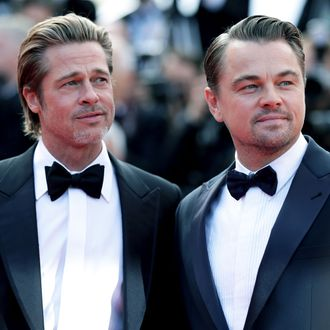
#> input picture image_add.jpg, 330 x 330 px
$ python faceDetect.py
#> lines starting #> are read from the running program, lines starting #| are printed output that depends on the picture; after the words box and inside, x2 and y2 are one past the last pixel; in counts of white or black regions, pixels touching at a corner belong together
import cv2 as cvobj


def run():
    input_image = cvobj.imread('image_add.jpg')
#> input_image is the input picture: shape (330, 330, 3); mean B, G, R 116, 104.6, 103.4
    grayscale_image = cvobj.cvtColor(input_image, cvobj.COLOR_BGR2GRAY)
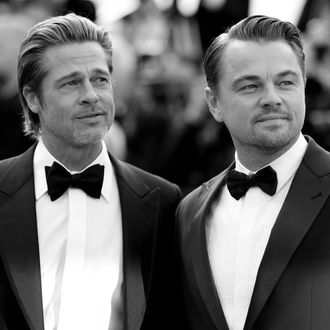
#> grayscale_image: shape (330, 330); min 0, max 255, mean 105.5
    face_cascade = cvobj.CascadeClassifier('haarcascade_frontalface_alt.xml')
    detected_faces = face_cascade.detectMultiScale(grayscale_image)
#> detected_faces = [[46, 49, 83, 83], [225, 49, 90, 90]]

    for (column, row, width, height) in detected_faces:
        cvobj.rectangle(input_image, (column, row), (column + width, row + height), (0, 255, 0), 2)
#> this loop made 2 passes
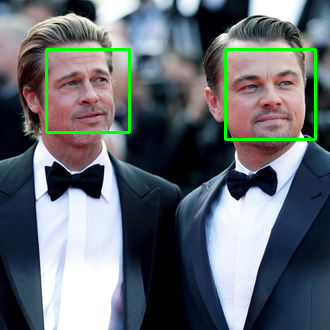
#> input_image: shape (330, 330, 3); 1.9% of pixels changed, all inside (x1, y1, x2, y2) = (45, 48, 317, 141)
    cvobj.imshow('Image', input_image)
    cvobj.waitKey(0)
    cvobj.destroyAllWindows()


if __name__ == '__main__':
    run()

$ run again, with family.jpg copied over image_add.jpg
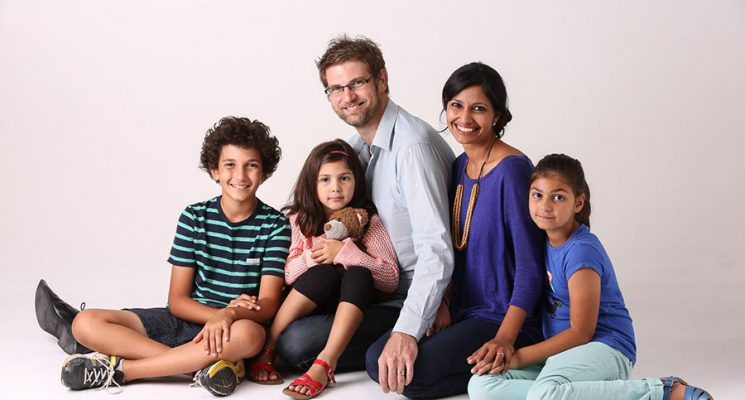
#> input picture family.jpg, 745 x 400 px
#> in run, input_image is the input picture: shape (400, 745, 3); mean B, G, R 168.7, 167, 181.5
#> in run, `grayscale_image = cvobj.cvtColor(input_image, cvobj.COLOR_BGR2GRAY)`:
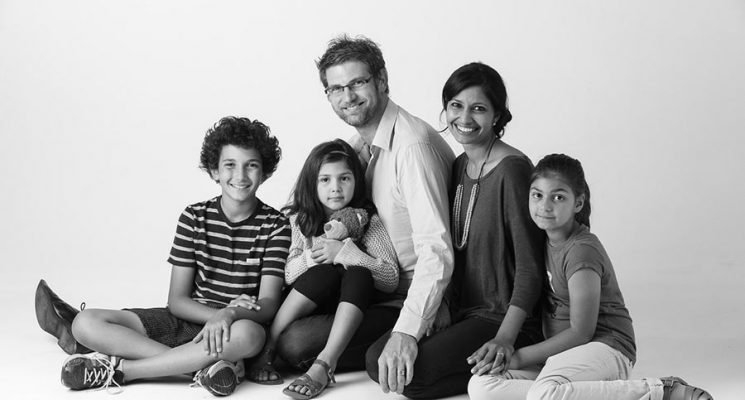
#> grayscale_image: shape (400, 745); min 0, max 255, mean 171.5
#> detected_faces = [[440, 87, 54, 54], [310, 160, 51, 51], [520, 175, 54, 54], [214, 146, 52, 52], [315, 61, 66, 66]]
#> the loop in run, `for (column, row, width, height) in detected_faces:` made 5 passes
#> after the loop in run, `for (column, row, width, height) in detected_faces:`:
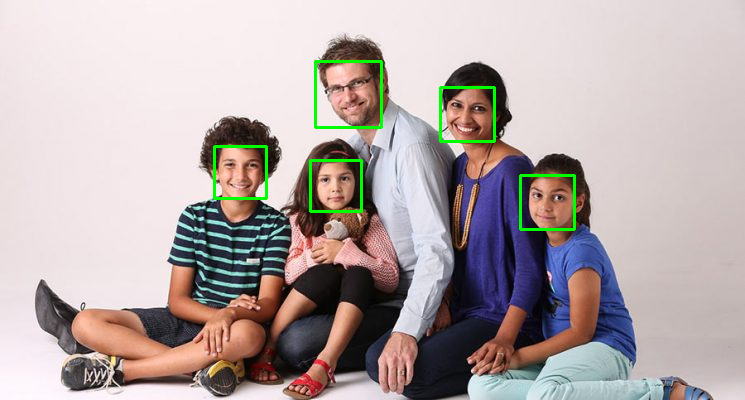
#> input_image: shape (400, 745, 3); 1.11% of pixels changed, all inside (x1, y1, x2, y2) = (213, 60, 576, 231)
